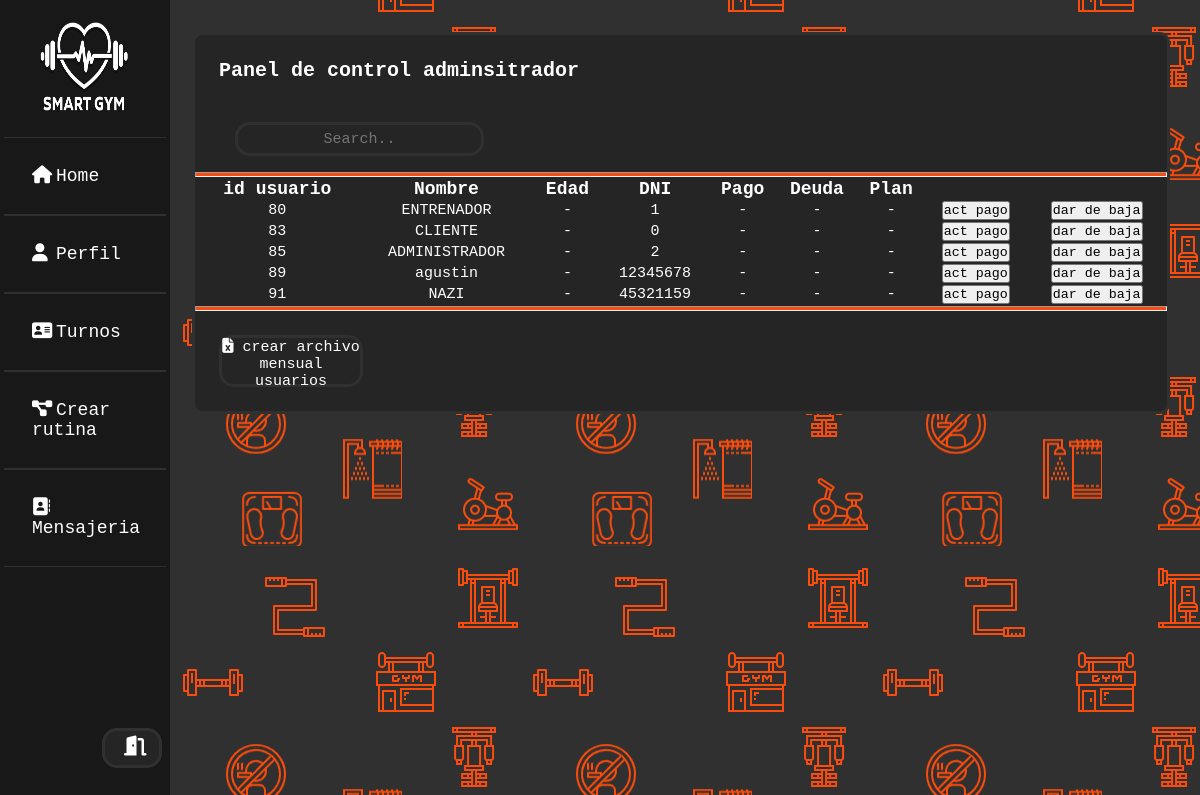
Page /vistas/admincontrolpanel.php (signed in) on the earlier database version.
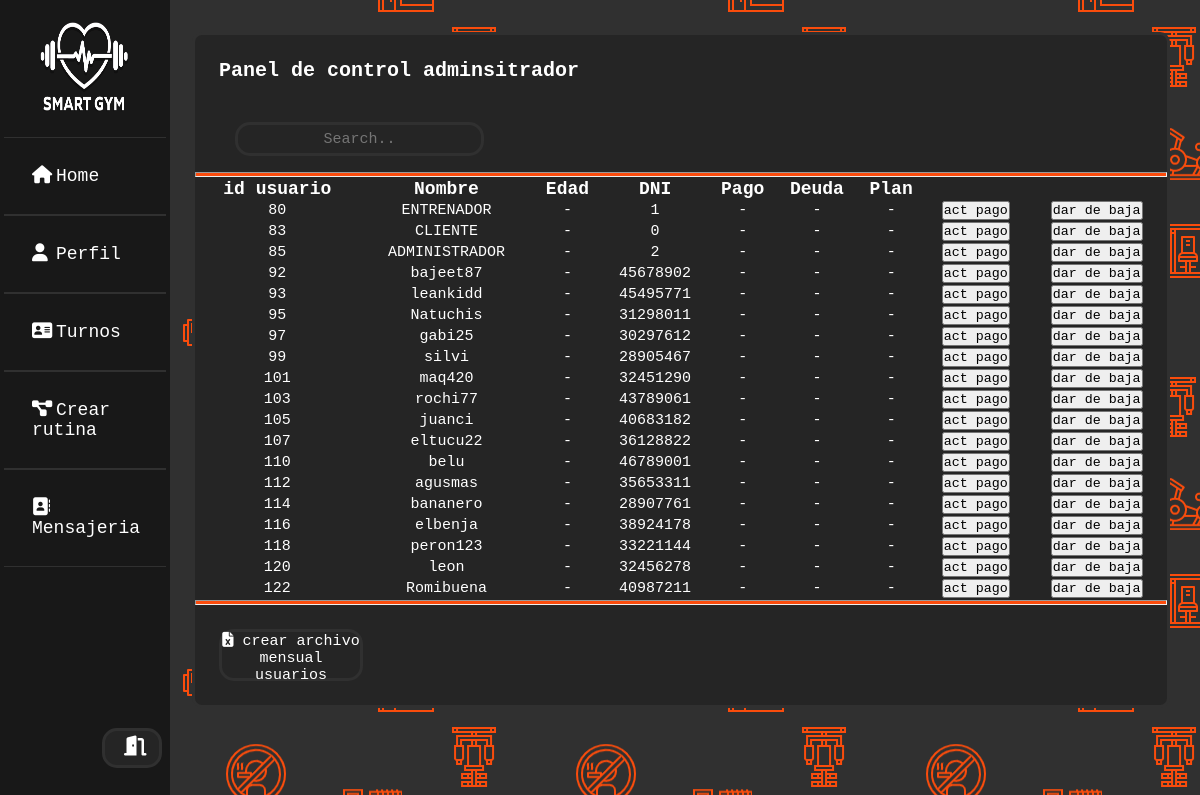
Same page on the later database version.
### tables this page shows
CREATE TABLE `datos` (
  `idusuario` int(9) NOT NULL,
  `nombre` varchar(100) NOT NULL,
  `apellido` varchar(100) NOT NULL,
  `usuario` varchar(100) NOT NULL,
  `dni` int(8) NOT NULL,
  `correo` varchar(100) NOT NULL,
  `contraseña` varchar(100) NOT NULL,
  `image` longblob NOT NULL,
  `created` datetime NOT NULL,
  `status` varchar(255) NOT NULL,
  `id_rol` int(11) NOT NULL,
  `pesoinicial` varchar(11) NOT NULL,
  `pesoactual` varchar(11) NOT NULL,
  `pesoideal` varchar(11) NOT NULL,
  `estado_cuenta` int(1) NOT NULL
);

### vistas/admincontrolpanel.php (the view, shortened to what this page needs)
<?php
$conex = conectar();
$nusuario = $_SESSION['usuario'];
$sql = "SELECT * FROM datos WHERE usuario='$nusuario'";
$query = mysqli_query($conex, $sql);
$row = mysqli_fetch_array($query);
$idrol = $row['id_rol'];
?>
<!DOCTYPE html>
<html lang="es">
<head>
    <link rel="stylesheet" href="../css/estilousuario.css">
    <link rel="stylesheet" href="../css/estilotabla.css">
</head>
<?php
switch ($idrol) {
    case 1:
        include("sidebars/sidebare.php");
        break;
}
?>
<body>
    <div class="main_content">
            <div class="contenedortabla">
                <h4>Panel de control adminsitrador</h4>
                <input class="form-control col-md-3 light-table-filter" data-table="order-table" type="text" placeholder="Search..">
                <hr>
                <table class="table table-bordered order-table " id="tabla">
                    <thead class="tabla-header">
                        <tr class="filah">
                            <th>id usuario</th>
                            <th>Nombre</th>
                            <th>Edad</th>
                            <th>DNI</th>
                            <th>Pago</th>
                            <th>Deuda</th>
                            <th>Plan</th>
                        </tr>
                    </thead>
                    <?php
                    $query = mysqli_query($conex, "SELECT * FROM datos");
                    while ($data = mysqli_fetch_array($query)) {
                    ?>
                        <tr class="tabla-fila">
                            <td class="datos"><?php echo $data['idusuario']; ?></td>
                            <td class="datos"><?php echo $data['usuario']; ?></td>
                            <td class="datos">-</td>
                            <td class="datos"><?php echo $data['dni']; ?></td>
                            <td class="datos">-</td>
                            <td class="datos">-</td>
                            <td class="datos">-</td>
                            <td><button class="pagoetc"> act pago</button></td>
                            <td><button id="bajaetc"> dar de baja</button></td>
                        </tr>
                    <?php } ?>
                </table>
                <hr>
                <Div class="barra-abajo">
                    <button id="btnExportar" class="btn btn-success">
                        <i class="fas fa-file-excel"></i> crear archivo mensual usuarios
                    </button>
                </Div>
            </div>
        </div>
</body>
</html>

### vistas/sidebars/sidebare.php (shortened to what this page needs)
<html lang="es">
<head>
    <link rel="stylesheet" href="estilousuario.css">
</head>
<body>
    <div class="wrapper">
    <div class="menulateral">
            <a href="index.php"><img class="imagenlogo" src="../img/logo.png"></a>
            <ul>
                <li><a href="homeusuarioe.php"><i class="fas fa-home"></i>Home</a></li>
                <li><a href="perfilusuarioc.php"><i class="fas fa-user"></i>Perfil</a></li>
                <li><a href="turnose.php"><i class="fas fa-address-card"></i>Turnos</a></li>
                <li><a href="rutinausuarioe.php"><i class="fas fa-project-diagram"></i>Crear rutina</a></li>
                <li><a href="indexchat.php"><i class="fas fa-address-book"></i>Mensajeria</a></li>
            </ul>
            <div class="salida">
            <a href="../models/sessiondestroy.php"><button class="btn-exit"><i class="fas fa-door-open"></i></button></a>
            </div>
        </div>

### css/estilousuario.css (style rules this page uses)
:root { --color-letra: #fff; --color-fondos: #fb4c0d; --color-fondo-html:#020202; --color-fondosn:#181818; --color-fondobotones: #252525; --color-bordes: #303030; }
* { margin: 0%; padding: 0%; font-family: "Lucida Console", "Courier New", monospace; }
html { background-image: url("../img/fondo_icon.png"); }
body { background-image: url("../img/fondo_icon.png"); }
.wrapper { display: flex; position: relative; background: transparent; }
.wrapper .menulateral { width: 13.5vw; height: 100vh; background: var(--color-fondosn); padding: .5vh; position: fixed; }
.wrapper .menulateral img { position: relative; margin-top: 2vh; margin-bottom: 2vh; margin-left: 20%; height: 12vh; width: 8vw; }
.wrapper .menulateral ul li { padding: 2vh; border-top: 1px solid var(--color-bordes); border-bottom: 1px solid var(--color-bordes); border-left: none ; border-right: none; }
.wrapper .menulateral ul li a { color: var(--color-letra); font-size: 18px; padding: 1.5vh; display: block; transition: 0.5s; text-decoration: none; }
.wrapper .menulateral ul li a .fas { width: 2vw; }
.salida button { position: absolute; bottom: 2%; left: 60%; display: flex; }
.btn-exit { display: block; width: 5vw; height: 5vh; margin-bottom: 3vh; margin-right: 5vw; background:var(--color-fondobotones); text-decoration: none; text-align: center; font-size: 20px; border-radius: 10px; color: var(--color-letra); border:3px solid var(--color-bordes-normales) ; border-radius: 15px; transition:0.5s; cursor:pointer; }
.btn-exit i { margin-top: 10%; margin-left: 35%; }
.main_content { width: 80%; padding-bottom: 3%; margin-left: 15vw; }
.imagenlogo { width: 100px; height: 60px; margin-left: 45px; margin-top: -25px; }

### css/estilotabla.css (style rules this page uses)
* { margin: 0%; padding: 0%; font-family: "Lucida Console", "Courier New", monospace; }
:root { --color-letra: #fff; --color-fondos: #fb4c0d; --color-fondobotones: #252525; --color-bordes-normales: #303030; }
html { background-image: url("../img/fondo_icon.png"); }
hr { height: 3px; color: var(--color-fondos); background: var(--color-fondos); }
.contenedortabla { position: relative; margin-top: 4vh; margin-left: 1vw; height: fit-content; width: 81vw; background-color: var(--color-fondobotones) ; border: 3px solid var(--color-bordes-normales) ; border-radius: 10px; }
.contenedortabla h4 { margin-top: 3vh; margin-left: 3vh; margin-bottom: 0vh; font-size: 20px; color: var(--color-letra); }
.form-control { position: relative; margin-top: 5vh; margin-left: 5vh; margin-bottom: 2vh; height: 3.5vh; width: 25%; text-align: center; background: var(--color-fondobotones); color: var(--color-letra); border:3px solid var(--color-bordes-normales) ; border-radius: 15px; transition: 1.2s; cursor:pointer; font-size: 15px; }
.table { position: relative; height: fit-content; width: 81vw; text-align: center; }
.filah { color: var(--color-letra); font-size: 18px; }
.tabla-fila { font-size: 15px; color: var(--color-letra); }
.barra-abajo { position: relative; display: flex; top: 0%; height: fit-content; width: 80vw; }
#btnExportar { position: flex; margin: 3vh; height: 6.5vh; width: 15%; text-align: center; background: var(--color-fondobotones); color: var(--color-letra); border:3px solid var(--color-bordes-normales) ; border-radius: 15px; transition: 1.2s; cursor:pointer; font-size: 15px; }

Differences in the rows shown:
removed datos: idusuario "89", usuario "agustin", dni "12345678"
removed datos: idusuario "91", usuario "NAZI", dni "45321159"
added datos: idusuario "92", usuario "bajeet87", dni "45678902"
added datos: idusuario "93", usuario "leankidd", dni "45495771"
added datos: idusuario "95", usuario "Natuchis", dni "31298011"
added datos: idusuario "97", usuario "gabi25", dni "30297612"
added datos: idusuario "99", usuario "silvi", dni "28905467"
added datos: idusuario "101", usuario "maq420", dni "32451290"
added datos: idusuario "103", usuario "rochi77", dni "43789061"
added datos: idusuario "105", usuario "juanci", dni "40683182"
added datos: idusuario "107", usuario "eltucu22", dni "36128822"
added datos: idusuario "110", usuario "belu", dni "46789001"
added datos: idusuario "112", usuario "agusmas", dni "35653311"
added datos: idusuario "114", usuario "bananero", dni "28907761"
added datos: idusuario "116", usuario "elbenja", dni "38924178"
added datos: idusuario "118", usuario "peron123", dni "33221144"
added datos: idusuario "120", usuario "leon", dni "32456278"
added datos: idusuario "122", usuario "Romibuena", dni "40987211"
